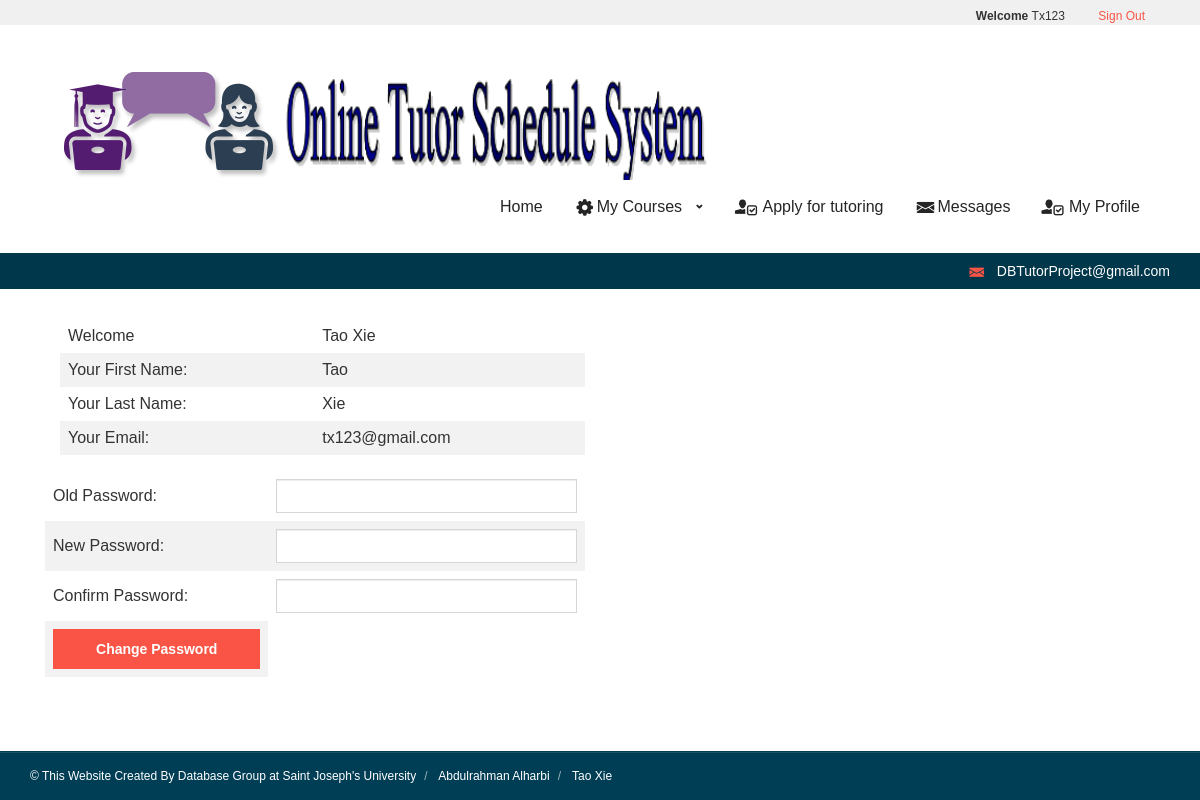
The page /myProfile.php (signed in) on the database its author committed.
### tables this page shows
CREATE TABLE `student` (
  `SID` int(11) NOT NULL,
  `SFName` varchar(25) NOT NULL,
  `SLName` varchar(25) NOT NULL,
  `SEmail` varchar(25) NOT NULL,
  `IsTutor` tinyint(1) NOT NULL,
  `Username` varchar(25) NOT NULL
);

### session_student.php (called while the page is built, shortened)
<?php
   include('config.php');
   $user_check = $_SESSION['login_user'];
   $ses_sql = mysqli_query($db,"SELECT Username FROM login WHERE Username = '$user_check' ");
   $row = mysqli_fetch_array($ses_sql,MYSQLI_ASSOC);
   $login_session = $row['Username'];
?>

### myProfile.php (the view, shortened to what this page needs)
<?php
	require "master_student.php";
?>
<?php
$username = $_SESSION['login_user'];
$que =  " SELECT * FROM student, login WHERE student.username = login.username AND student.username ='$username'";
$record = mysql_query($que) or print(mysql_error());
if(mysql_num_rows($record) > 0 ){
   echo "<div class='container'>
			<div class='col-md-12'>
				<div class='row'>
					<div class='col-md-12'>
						<div class='block block-margin sort'>
							<div>
							</div>
						</div>
					</div>
				</div>
				<div class='col-md-6 sidebar'>";
    	echo "<table align='center' width='100%' height='100%'>";
 while($row = mysql_fetch_array($record)) {
		$f_name = $row['SFName'];
		$l_name = $row['SLName'];
		$email = $row['SEmail'];
		echo "<tr>";
		echo "<td>Welcome</td>";
		echo "<td>".$f_name."  ".$l_name."</td>";
		echo "</tr>";
		echo "<tr>";
		echo "<td>Your First Name:</td>";
		echo "<td>".$f_name."</td>";
		echo "</tr>";
		echo "<tr>";
		echo "<td>Your Last Name:</td>";
		echo "<td>".$l_name."</td>";
		echo "</tr>";
		echo "<tr>";
		echo "<td>Your Email:</td>";
		echo "<td>".$email."</td>";
		echo "</tr>";
		echo "<tr>";
		echo "<td></td>";
		echo "<td></td>";
		echo "</tr>";
   }
   	echo "</table></div></div></div>";
}
?>
	<div class="container">
		<form name="form1" action="changeProfilePass.php" method="post" onsubmit="return(validation());">
		<div class="col-md-6 sidebar">
			<table align="center" width="100%" height="100%">
				<tr>
					<td>Old Password:</td>
					<td><input type="text" name="oldPass" id="oldPass" class="form-control" required></td>
				</tr>
				<tr>
					<td>New Password:</td>
					<td><input type="text" name="newPass" id="newPass" class="form-control" required></td>
				</tr>
				<tr>
					<td>Confirm Password:</td>
					<td><input type="text" name="confPass" id="confPass" class="form-control" required></td>
				</tr>
				<tr>
					<td><button type="submit" class="btn btn-primary btn-block">Change Password</button></td>
				</tr>
			</table>
		</div>
		</form>
	</div>
<?php
	require "masterFooter.php";
?>

### master_student.php (shortened to what this page needs)
<?php
include('session_student.php');
?>
<html>
<head>
    <link rel="stylesheet" type="text/css" href="assets/css/bootstrap.min.css" media="screen, projection">
    <link rel="stylesheet" type="text/css" href="libraries/pictopro-normal/pictopro-normal.css" media="screen, projection">
    <link rel="stylesheet" type="text/css" href="assets/css/carat.css" media="screen, projection">
</head>
<body onload="getLocation()">
  <div class="topbar gray">
	<div class="container">
		<div class="row">
            <div class="col-md-6 col-xs-12 header-top-right">
                <div>
                    <div class="languages">
                        <ul>
							<li><b>Welcome </b><?php echo $login_session; ?></li>
                            <li><a href = "logoutPage.php">Sign Out</a></li>
                        </ul>
                    </div>
                </div>
            </div>
		</div>
	</div>
</div>
<header id="header">
	<div class="header-inner">
		<div class="container">
			<div class="row">
				<div class="col-md-12 clearfix">
					<div class="brand">
						<div class="logo">
							<a href="/">
								<img src="assets/img/pp.png" alt="Carat HTML Template">
							</a>
						</div>
					</div>
					<nav class="collapse navbar-collapse navbar-collapse" role="navigation">
						<ul class="navigation">
						<li><a href="index_student.php">Home</a></li>
						<li class="menuparent has-regularmenu">
						<a href="#"><i class="icon icon-normal-cog-wheel"></i>My Courses</a>
						</li>
						<li><a href="add_new_post.php"><i class="icon icon-normal-profile-checkbox"></i> Apply for tutoring</a></li>
						<li><a href="message.php"><i class="icon icon-normal-mail"></i>Messages</a></li>
						<li><a href="myProfile.php"><i class="icon icon-normal-profile-checkbox"></i> My Profile</a></li>
						</ul>
					</nav>
				</div>
			</div>
		</div>
	</div>
</header>
<div class="infobar">
	<div class="container">
		<div class="row">
			<div class="col-md-12">
				<div class="contact pull-right">
					<div class="contact-item mail">
						<div class="label"><i class="icon icon-normal-mail"></i></div>
						<div class="value"><a href="mailto:DBTutorProject@gmail.com">DBTutorProject@gmail.com</a></div>
					</div>
				</div>
			</div>
		</div>
	</div>
</div>

### libraries/pictopro-normal/pictopro-normal.css (style rules this page uses)
[class^="icon-normal"], [class*=" icon-normal"] { font-family: 'PictoPro-Normal'; speak: none; font-style: normal; font-weight: normal; font-variant: normal; text-transform: none; line-height: 1; -webkit-font-smoothing: antialiased; -moz-osx-font-smoothing: grayscale; }
.icon-normal-profile-checkbox:before { content: "\e69d"; }
.icon-normal-mail:before { content: "\e6a0"; }
.icon-normal-cog-wheel:before { content: "\e720"; }

### assets/css/carat.css (style rules this page uses)
.topbar .header-top-right>div { float:right }
#header .header-inner { padding:25px 0px }
#header .header-inner .brand { float:left }
#header .header-inner .brand .logo { display:inline-block }
#header .header-inner .navigation { float:right;list-style:none;margin:3px 0px 0px 0px;padding:0px }
#header .header-inner .navigation>li { float:left }
#header .header-inner .navigation>li>a { -webkit-transition:none;-moz-transition:none;-o-transition:none;transition:none;border-radius:0px;color:#252525;display:block;font-family:'Source Sans Pro', Arial, sans-serif;font-size:16px;padding:8px 15px;text-decoration:none }
#header .header-inner .navigation>li.menuparent>a:after { -webkit-transform:rotate(90deg);-moz-transform:rotate(90deg);-ms-transform:rotate(90deg);-o-transform:rotate(90deg);transform:rotate(90deg);content:"\e641";display:inline-block;font-family:'PictoPro-Normal';font-size:12px;margin-left:10px;vertical-align:1px }
#header .header-inner .navigation>li.has-regularmenu { position:relative }
.infobar { background-color:#00374b }
.infobar .contact .contact-item { display:inline-block;font-size:14px }
.infobar .contact .contact-item .label { color:#f95446;display:inline }
.infobar .contact .contact-item .label .icon { font-size:20px;vertical-align:-5px }
.infobar .contact .contact-item .value { color:#fff;display:inline;line-height:36px }
.infobar .contact .contact-item .value a { color:#fff;text-decoration:none }
.languages { float:left;margin:8px 10px 0px 10px }
.languages ul { list-style:none;margin:0px;padding:0px }
.languages ul li { display:inline-block;margin:0px 15px }
.topbar { position:relative }
textarea,input,button { -webkit-font-smoothing:antialiased }
.form-control { -webkit-transition:background-color 0.2s;-moz-transition:background-color 0.2s;-o-transition:background-color 0.2s;transition:background-color 0.2s;border-radius:0px;background-color:#fff;border:1px solid #d6d6d6 }
.btn-primary { -webkit-transition:background-color 0.5s;-moz-transition:background-color 0.5s;-o-transition:background-color 0.5s;transition:background-color 0.5s;width:100%;border-radius:0px;padding:10px;background-color:#f95446;border-width:0px }
.btn-primary { font-weight:900 }
html { height:100% }
body { display:table;font-family:Arial, sans-serif;height:100%;min-height:100%;width:100%;-webkit-font-smoothing:antialiased;font-size:12px }
body i.icon { font-size:24px;vertical-align:middle }
body a { color:#f95446;-webkit-transition:color 0.3s;-moz-transition:color 0.3s;-o-transition:color 0.3s;transition:color 0.3s }
#header { display:table-row;height:1px }
.gray { background-color:#f0f0f0 }

### myProfile.php (style rules this page uses)
table { border-collapse: collapse; width: 100%; }
th, td { text-align: left; padding: 8px; }
tr:nth-child(even) { background-color: #f2f2f2 }

### rows shown on the page
student: SFName "Tao", SLName "Xie", SEmail "tx123@gmail.com"

### other values the page prints
$login_session "Tx123"
